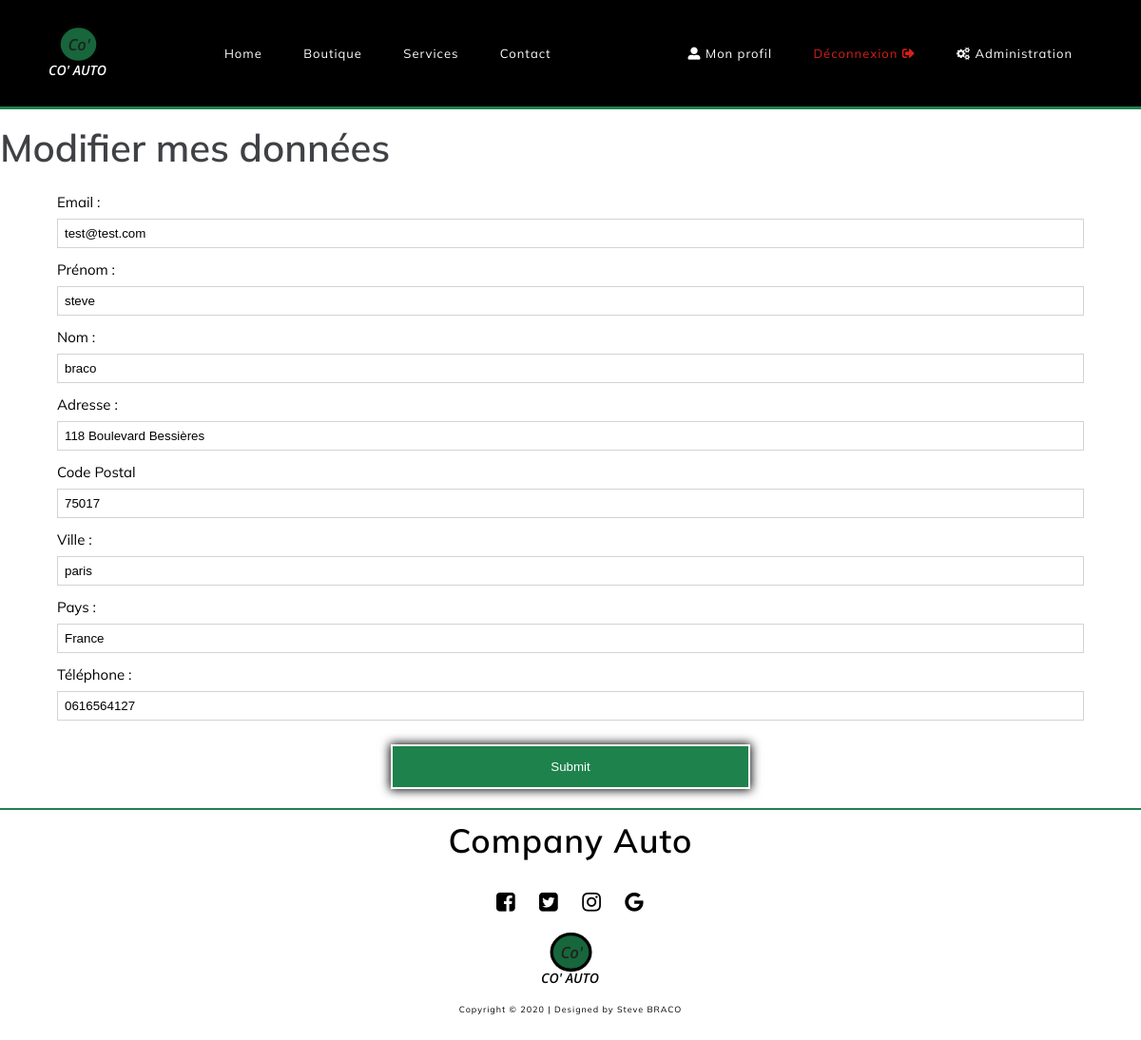
The page /users/editprofil/115 (signed in) on the database its author committed.
### tables this page shows
CREATE TABLE `users` (
  `id` int(255) NOT NULL,
  `email` varchar(255) NOT NULL,
  `password` varchar(255) NOT NULL,
  `firstname` varchar(255) NOT NULL,
  `lastname` varchar(255) NOT NULL,
  `address` varchar(255) NOT NULL,
  `zipcode` varchar(5) NOT NULL,
  `city` varchar(255) NOT NULL,
  `country` varchar(100) NOT NULL,
  `phone` varchar(15) NOT NULL,
  `creationtime` timestamp NOT NULL DEFAULT CURRENT_TIMESTAMP,
  `role` varchar(10) NOT NULL
);

### app/libraries/Core.php (called while the page is built, shortened)
<?php
	class Core {
		protected $currentMethod = 'index';
		public function __construct(){
			$url = $this->getUrl();
			if(isset($url)){
			if(file_exists('../app/controllers/' . ucwords($url[0]). '.php')){
				unset($url[0]);
			}
		}
			$this->currentController = new $this->currentController;
			if(isset($url[1])){
				if(method_exists($this->currentController, $url[1])){
					$this->currentMethod = $url[1];
					unset($url[1]);
				}
			}
			$this->params = $url ? array_values($url) : [];
			call_user_func_array([$this->currentController, $this->currentMethod], $this->params);
		}
		public function getUrl(){
			if(isset($_GET['url'])){
				$url = rtrim($_GET['url'], '/');
				$url = filter_var($url, FILTER_SANITIZE_URL);
				$url = explode('/', $url);
				return $url;
			}
		}
	}
  ?>

### public/index.php (called while the page is built, shortened)
<?php
	$init = new Core();
 ?>

### app/libraries/Database.php (called while the page is built, shortened)
<?php
	class Database {
		private $host = DB_HOST;
		private $user = DB_USER;
		private $pass = DB_PASS;
		private $dbname = DB_NAME;
		private $charset = DB_CHAR;
		private $pdo;
		public function __construct(){
			$db = 'mysql: host='. $this->host .';dbname=' . $this->dbname . ';charset=' .$this->charset;
			$options = array(
				PDO::ATTR_PERSISTENT => true,
				PDO::ATTR_ERRMODE => PDO::ERRMODE_EXCEPTION,
				PDO::ATTR_EMULATE_PREPARES => false
			);
			try{
				$this->pdo = new PDO($db, $this->user, $this->pass, $options);
			} catch(PDOException $e){
				$this->error = $e->getMessage();
				echo $this->error;
			}
		}
		public function queryOne($sql, array $params = array())
          {
                 $query = $this->pdo->prepare($sql);
                 $query->execute($params);
                 return $query->fetch(PDO::FETCH_ASSOC);
          }
	}
 ?>

### app/models/UserModels.php (called while the page is built, shortened)
<?php
class UserModels
{
    public function profilUser($getid)
    {
        $database = new Database();
        return $database->queryOne('SELECT id, email, password, firstname, lastname, address, zipcode, city, country, phone, creationtime, role FROM users WHERE id = ?', [$getid]);
    }
}

### app/views/users/editprofil.phtml (the view, shortened to what this page needs)
<?php include APPROOT . '/views/inc/header.phtml'; ?>
<h2>Modifier mes données</h2>
<section class="max-container form">
<form class="flex contact" action="<?= URLROOT ?>/users/editprofil/<?= intval($editprofil['id']) ?>" method="POST">
    <label for="email">Email : </label>
    <input type="email" name="email" id="email" value="<?= htmlspecialchars($editprofil['email']) ?>">
    <label for="firstname">Prénom : </label>
    <input type="text" name="firstname" id="firstname" value="<?= htmlspecialchars($editprofil['firstname']) ?>">
    <label for="lastname">Nom : </label>
    <input type="text" name="lastname" id="lastname" value="<?= htmlspecialchars($editprofil['lastname']) ?>">
    <label for="address">Adresse : </label>
    <input type="text" name="address" id="address" value="<?= htmlspecialchars($editprofil['address']) ?>">
    <label for="zipcode">Code Postal</label>
    <input type="text" name="zipcode" id="zipcode" value="<?= htmlspecialchars($editprofil['zipcode']) ?>">
    <label for="city">Ville : </label>
    <input type="text" name="city" id="city" value="<?= htmlspecialchars($editprofil['city']) ?>">
    <label for="country">Pays : </label>
    <input type="text" name="country" id="country" value="<?= htmlspecialchars($editprofil['country']) ?>">
    <label for="phone">Téléphone : </label>
    <input type="number" name="phone" id="phone" value="<?= htmlspecialchars($editprofil['phone']) ?>">
    <input type="submit" class="confirmationsubmit">
</form>
</section>
<?php include APPROOT . '/views/inc/footer.phtml'; ?>

### public/css/style.css (style rules this page uses)
html,body,div,span,applet,object,iframe,h1,h2,h3,h4,h5,h6,p,blockquote,pre,a, abbr,acronym,address,big,cite,code,del,dfn,em,img,ins,kbd,q,s,samp,small,strike, strong,sub,sup,tt,var,b,u,i,center,dl,dt,dd,ol,ul,li,fieldset,form,label,legend, table,caption,tbody,tfoot,thead,tr,th,td,article,aside,canvas,details,embed,figure, figcaption,footer,header,hgroup,menu,nav,output,ruby,section,summary,time,mark,audio,video { margin: 0; padding: 0; border: 0; font-size: 100%; font: inherit; vertical-align: baseline; }
article,aside,details,figcaption,figure,footer,header,hgroup,menu,nav,section { display: block; }
body { line-height: 1; }
html { box-sizing: border-box; font-size: 62.5%; scroll-behavior: smooth; }
*,*::before,*,::after { box-sizing: inherit; }
:root { --primary-color: rgba(30, 130, 76, 1); --secondary-color: rgba(0, 0, 0, 1); --white: rgba(255, 255, 255, 1); --grey: rgba(211, 211, 211, 1); --red: rgba(217, 30, 24, 1); --darkgrey: rgba(63, 65, 69, 1); --lightgrey: rgba(236, 240, 241, 1); --flash-success : rgba(223, 241, 216, 1); --bg-flash: rgba(69, 124, 72, 1); --opacity-black: rgba(0, 0, 0, 0.5); }
h1, header nav a, .banner h2, .bg-main section .icon-square, .banner, .banner p, form input, form textarea, a.create-register, input::placeholder,textarea::placeholder, label, .login h3, .add-login a, .register, .message-alert.sucess p, .message-alert.warning p, .message-alert li, thead tr, .nbItemsBasket, .icon-square:hover, #validate, .bg-main section p, .topnav a, .contactus table tr td a, .contactus .banner .fa,.contactus .banner .fa:hover, .icon-square-black { color: var(--white); }
.product:hover figure, #show-slide figure figcaption, .contact input:not(.confirmationsubmit), .contact textarea { background-color: var(--white); }
.social i.fa, a.prestation .fa-chevron-right, .fa-shopping-cart, body, .card, footer, .addarticle input, .addarticle textarea, .addarticle label, #totalP, #show-details, #show-slide figure figcaption, a.prestation, .contact label, .contact input:not(.confirmationsubmit), .contact textarea { color: var(--secondary-color); }
.banner, input[type="submit"], .sucess, thead tr, header nav a:hover, #show-details:hover, #show-details, a.cart, #validate, .add-login, .icon-square-green:hover { background-color: var(--primary-color); }
h2, .title-h3, .product figure .description, .product figcaption, #price { color: var(--darkgrey); }
body { font-family: 'Mulish', sans-serif; background: var(--white); font-size: 1.5rem; font-weight: 400; }
.flex { display: -webkit-box; display: flex; -webkit-box-orient: horizontal; -webkit-box-direction: normal; -ms-flex-direction: row; flex-direction: row; -ms-flex-wrap: wrap; flex-wrap: wrap; }
h2, h3, section.infos figure img, #show-slide figure figcaption, .product figure, .product figure img, .list-details, #price-basket, .question-reponse, iframe, table.content-table, #show-details { width: 100%; }
.max-container { max-width: 1200px; }
.formulaire, .contact, .bg-main, footer address, .max-container { margin: 0 auto; }
h2 { font-size: 4rem; margin: 2rem auto; max-width: 1200px; }
h2, h3, h4 { font-weight: 600; }
.contact { width: 90%; }
.contact label { margin: 1rem 0; }
.contact input:not(.confirmationsubmit), .contact textarea { border: var(--grey) 1px solid; }
form.flex { -webkit-box-orient: vertical; -webkit-box-direction: normal; -ms-flex-direction: column; flex-direction: column; }
form input, form textarea { margin-bottom: 0.5rem; padding: 0.7rem; border: none; background: rgba(63, 63, 63, 0.1); border-bottom: var(--white) solid 1px; outline: none; }
input[type="submit"] { width: 35%; margin: 2rem auto; cursor: pointer; border: none; padding: 1.4rem; border: 2px solid var(--white); }
input[type="submit"], a.create-register { -webkit-transition: background-color 1s ease-in-out; -o-transition: background-color 1s ease-in-out; transition: background-color 1s ease-in-out; -webkit-box-shadow: 0 0 10px 1px var(--secondary-color); box-shadow: 0 0 10px 1px var(--secondary-color); -webkit-appearance: none; -moz-appearance: none; appearance: none; }
input::placeholder,textarea::placeholder { letter-spacing: 0.2rem; }
label { text-align: left; }

### rows shown on the page
users: email "test@test.com", firstname "steve", lastname "braco", address "118 Boulevard Bessières", zipcode "75017", city "paris", country "France", phone "0616564127"
